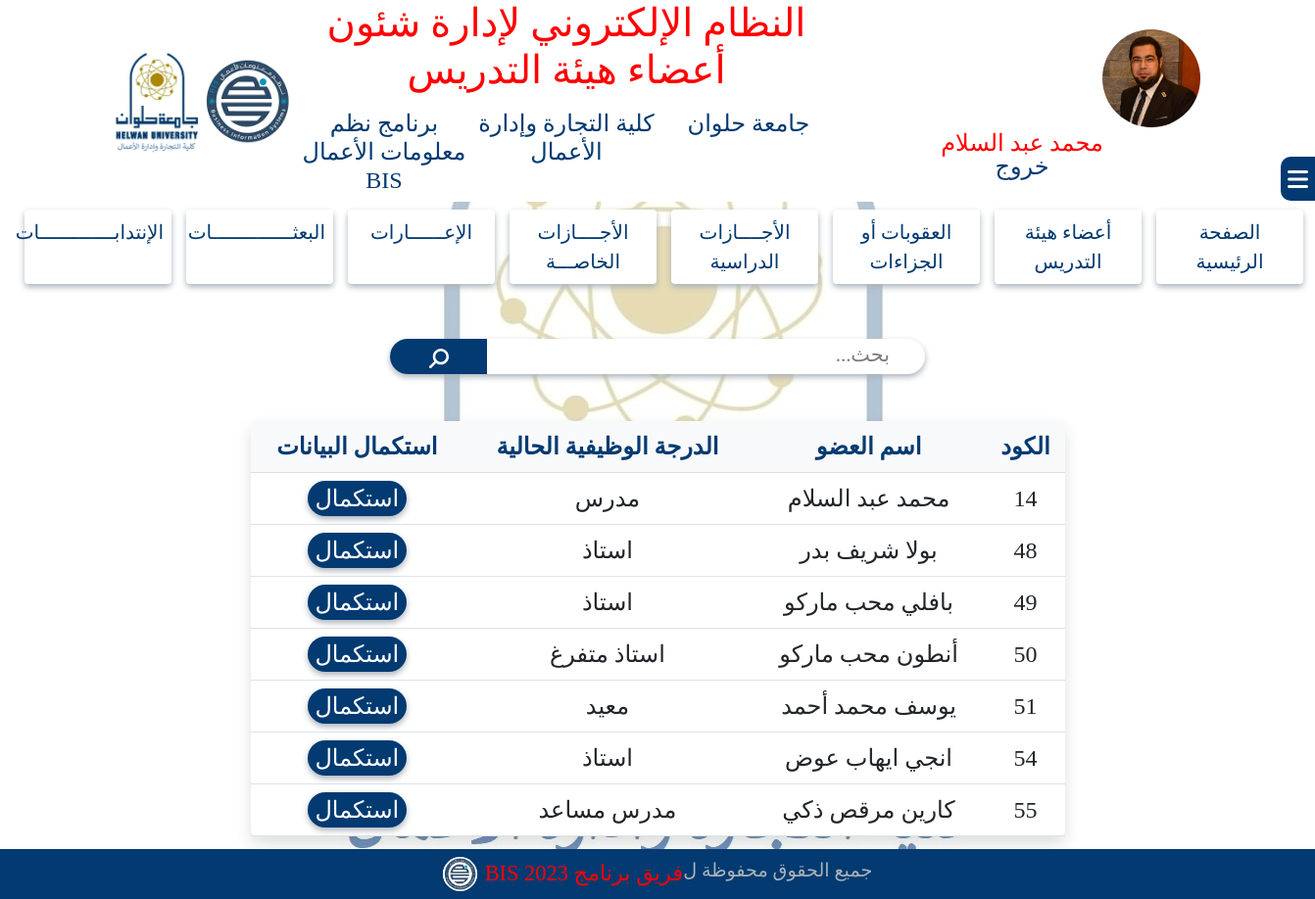
Screenshot of /system/completeData.php (signed in) with the database file from the repository.
### tables this page shows
CREATE TABLE `doctors_account` (
  `DoctorCode` int(11) NOT NULL,
  `Doctor_ar_Name` varchar(255) NOT NULL,
  `Doctor_eng_Name` varchar(255) NOT NULL,
  `National_id` varchar(255) NOT NULL,
  `Mobile` varchar(255) NOT NULL,
  `Academic_Mail` varchar(255) NOT NULL,
  `Personal_Mail` varchar(255) NOT NULL,
  `Notes` text NOT NULL,
  `Doctor_image` varchar(255) NOT NULL,
  `Department_id` tinyint(4) NOT NULL,
  `uni_id` tinyint(4) NOT NULL,
  `Faculty_id` tinyint(4) NOT NULL,
  `Doctor_job_id` tinyint(4) NOT NULL,
  `date_of_birth` date NOT NULL,
  `hiring_date` date NOT NULL,
  `qualifications` text NOT NULL
);

CREATE TABLE `doctor_jobs` (
  `Doctor_job_id` tinyint(4) NOT NULL,
  `Doctor_job_ar_name` varchar(20) NOT NULL,
  `Doctor_job_eng_name` varchar(20) NOT NULL,
  `job_order` tinyint(4) NOT NULL
);

### system/completeData.php (the view, shortened to what this page needs)
<!DOCTYPE html>
<html lang="ar">
<head>
    <link rel="stylesheet" href="../css/all.min.css">
    <link rel="stylesheet" href="../css/bootstrap.min.css">
    <link rel="stylesheet" href="../css/style.css">
</head>
<body class="body">
    <div class="bodyCover"></div>
    <?php
    include('header.php');
    ?>
    <div class="sidebarContainer">
        <?php
        include('sidebar.php');
        ?>
    </div>
    <div class="container my-5">
        <div class="row justify-content-center">
            <div class="col-md-6">
                <div class="search position-relative">
                    <form action="" method="post" id="searchForm">
                        <input type="text" class="searchField form-control w-100 rounded-pill border-0" name="search" placeholder="بحث...">
                        <button type="submit" name="completesearch" class="searchBtn rounded-start-pill">
                            <i class="fa-solid fa-magnifying-glass fa-rotate-90 fa-lg" style="color: #fff;"></i>
                        </button>
                    </form>
                </div>
            </div>
        </div>
    </div>
    <div class="container mb-5">
        <div class="row justify-content-center">
            <div class="col-md-9">
                <table class="table text-center fs-4 bg-white shadow rounded-2">
                    <thead class="mainText table-light">
                        <tr>
                            <th>الكود</th>
                            <th>اسم العضو</th>
                            <th>الدرجة الوظيفية الحالية</th>
                            <th>استكمال البيانات</th>
                        </tr>
                    </thead>
                    <tbody>
                        <?php
                        if (isset($_POST['completesearch'])) {
                            $cst = $_POST['search'];
                            $myquery = "SELECT * FROM doctors_account
                                        INNER JOIN  doctor_jobs
                                        ON doctors_account.Doctor_job_id=doctor_jobs.Doctor_job_id WHERE Doctor_ar_Name like '%$cst%'";
                            $results = mysqli_query($bis, $myquery);
                            while ($row = mysqli_fetch_array($results)) {
                        ?>
                                <tr>
                                    <td><?php echo $row['DoctorCode']; ?></td>
                                    <td><?php echo $row['Doctor_ar_Name'] ?></td>
                                    <td><?php echo $row['Doctor_job_ar_name'] ?></td>
                                    <td>
                                        <a href="jobGradeDetails.php?id=<?php echo $row['DoctorCode']; ?>">
                                            <button name="tableCompletedata" class="border-0 rounded-pill w-50 fs-4 tableCompleteDataBtn">استكمال</button>
                                        </a>
                                    </td>
                                </tr>
                            <?php }
                        } else {
                            $myquery = "SELECT * FROM doctors_account
                                        INNER JOIN  doctor_jobs
                                        ON doctors_account.Doctor_job_id=doctor_jobs.Doctor_job_id";
                            $results = mysqli_query($bis, $myquery);
                            while ($row = mysqli_fetch_array($results)) { ?>
                                <tr>
                                    <td><?php echo $row['DoctorCode']; ?></td>
                                    <td><?php echo $row['Doctor_ar_Name'] ?> </td>
                                    <td><?php echo $row['Doctor_job_ar_name'] ?></td>
                                    <td>
                                        <a href="jobGradeDetails.php?id=<?php echo $row['DoctorCode']; ?>">
                                            <button name="tableCompletedata" class="border-0 rounded-pill w-50 fs-4 tableCompleteDataBtn">استكمال</button>
                                        </a>
                                    </td>
                                </tr>
                        <?php }
                        } ?>
                    </tbody>
                </table>
            </div>
        </div>
    </div>
    <div class="fixedFooter position-fixed bottom-0 start-0 end-0 z-3">
        <?php
        include('footer.php');
        ?>
    </div>
</body>
</html>

### css/style.css (style rules this page uses)
:root { --main-title: #f00; --main-text: #023A71; --subtext: #AAB2BA; }
* { font-family: "typesetting"; margin: 0; padding: 0; box-sizing: border-box; direction: rtl; }
.mainText { color: var(--main-text, #023A71) }
::placeholder { color: var(--subtext, #AAB2BA); opacity: 0.8 !important; font-size: 1.3rem; padding-right: 24px; }
.shadow { box-shadow: 0px 3px 6px #AAB2BA; }
.body { background-image: url(../images/Facultylogo.jpg); background-repeat: no-repeat; background-position: center; background-attachment: fixed; }
.bodyCover { width: 100%; height: 100vh; background-color: #fff; opacity: 0.7; position: fixed; top: 0; bottom: 0; z-index: -9999; }
.addMemberBtn, .addPenaltyBtn, .addSecondmentBtn, .addVacationBtn, .updateJobGradeBtn, .CompleteDataBtn, .tableUpdateJobGradeBtn, .tableCompleteDataBtn, .updateMemberDataBtn, .tableDisplayBtn, .tableAddPenaltyBtn, .tableAddSecondmentBtn, .tableAddVacationBtn, .tableUpdateJobGradeBtn, .updatePenaltyBtn, .addVacationBtn, .updateVacationBtn, .addSecondmentBtn, .updateSecondmentBtn, .displayReport, .anotherReport, .tableDisplayBtn, .addUserBtn, .updateBtn, .updateSystemDataBtn, .updateSystemDataModalBtn, .tableDisplayPenaltyBtn, .tableDisplaySecondmentBtn, .tableDisplayVacationBtn, .addPrivateVacationBtn, .tableAddPrivateVacationBtn, .tableDisplayMissionBtn, .addMissionBtn, .tableAddMissionBtn, .updateMissionBtn, .addAssignmentBtn, .tableDisplayAssignmentBtn, .tableAddAssignmentBtn, .updateAssignmentBtn, .tableDisplayPrivateVacationBtn, .updatePrivateVacationBtn, .completeBtn, .updateJobGradeBtn, .displayPDFBtn { background-color: var(--main-text, #023A71); color: #fff; font-size: 1.5rem; box-shadow: 0px 3px 6px #AAB2BA; }
.searchField { box-shadow: 0px 3px 6px #AAB2BA; }
.searchBtn { width: 100px; height: 36px; border: none; background-color: var(--main-text, #023A71); padding: 5px 20px 0 20px; border-right: 1px solid #fff; text-align: center; position: absolute; top: 0; left: 0; }
.sidebarContainer { position: fixed; width: 100%; top: 20vh; right: -100%; z-index: 99999; }
.fixedFooter { z-index: -1; }

### rows the page displays
doctors_account: DoctorCode "14", Doctor_ar_Name "محمد عبد السلام", Doctor_job.Doctor_job_ar_name "مدرس"
doctors_account: DoctorCode "48", Doctor_ar_Name "بولا شريف بدر", Doctor_job.Doctor_job_ar_name "استاذ"
doctors_account: DoctorCode "49", Doctor_ar_Name "بافلي محب ماركو", Doctor_job.Doctor_job_ar_name "استاذ"
doctors_account: DoctorCode "50", Doctor_ar_Name "أنطون محب ماركو", Doctor_job.Doctor_job_ar_name "استاذ متفرغ"
doctors_account: DoctorCode "51", Doctor_ar_Name "يوسف محمد أحمد", Doctor_job.Doctor_job_ar_name "معيد"
doctors_account: DoctorCode "54", Doctor_ar_Name "انجي ايهاب عوض", Doctor_job.Doctor_job_ar_name "استاذ"
doctors_account: DoctorCode "55", Doctor_ar_Name "كارين مرقص ذكي", Doctor_job.Doctor_job_ar_name "مدرس مساعد"

### other values shown
$_SESSION['user_ar_name'] "محمد عبد السلام"
$_SESSION['app_name'] "النظام الإلكتروني لإدارة شئون أعضاء هيئة التدريس"
$_SESSION['Uni_name'] "جامعة حلوان"
$_SESSION['Faculty_name'] "كلية التجارة وإدارة الأعمال"
$_SESSION['Program_name'] "برنامج نظم معلومات الأعمال BIS"
